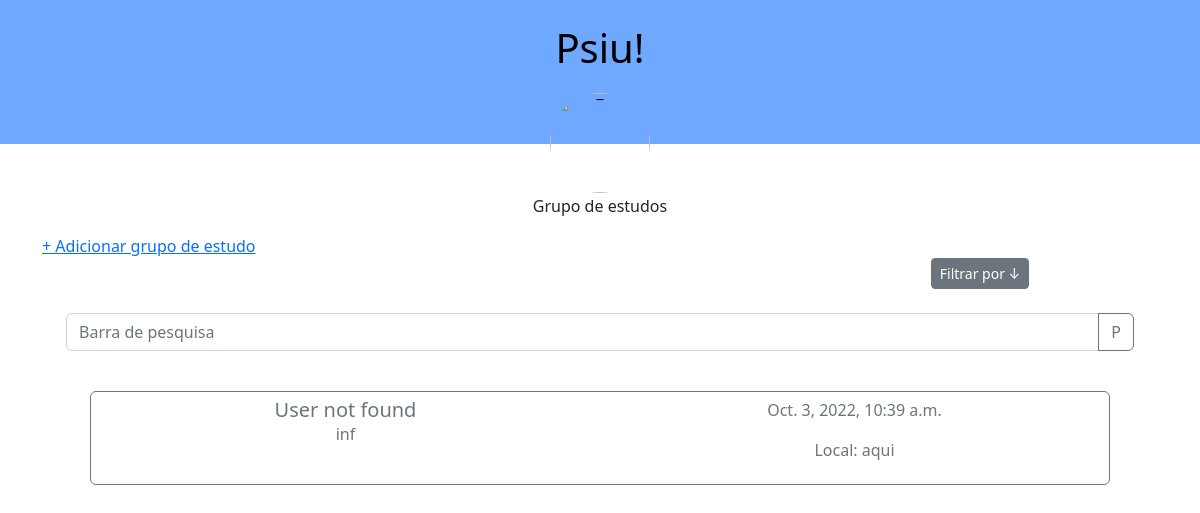
The page /psiu/grupo_estudos/ on the database as committed earlier.
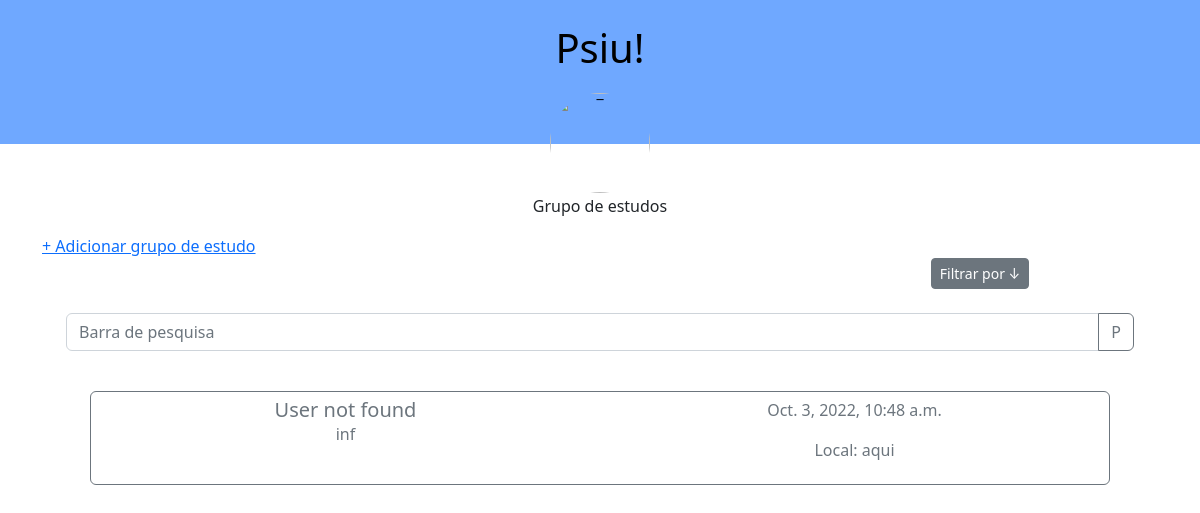
The same page on the database as committed later.
### psiu/models.py (models this page shows, shortened)
class Estudos(models.Model):
  criador = models.ForeignKey(User, on_delete=models.CASCADE,default=1)
  materia = models.CharField(max_length=10)
  local = models.CharField(max_length=30,blank=True)
  dataHora = models.DateTimeField(auto_now_add=False)
  vagas = models.IntegerField(blank=True, default=-1)
  adicionais = models.CharField(max_length=254, default='',blank=True)

### psiu/views.py (the view)
# urls.py: path('grupo_estudos/', views.grupo_estudos, name='grupo_estudos'),
def grupo_estudos(request):
    grupo_de_estudos = Estudos.objects.all().values() #to update with filters
    fitro_form = estudosFilter()
    if request.method == "GET":
        for grupo in grupo_de_estudos:
            if 'criador' in grupo and grupo['criador']!="NULL":
                name = Perfil.objects.get(pk=grupo['criador'])
                if name:
                    grupo['nomeUser'] = name
                continue
            grupo['nomeUser'] = "User not found"
    elif request.method == "POST":
        grupo_de_estudos = filtrar_estudos(request,grupo_de_estudos)
    return render(request, 'psiu/estudos.html',{'title':'Grupo de estudos','grupo_estudos':grupo_de_estudos,'fitro_form':fitro_form})

### psiu/forms.py
class estudosFilter(forms.ModelForm):
    class Meta:
        model = Estudos
        fields = ('materia', 'local', 'dataHora', 'vagas', 'adicionais')
    def __init__(self, *args, **kwargs):
        super().__init__(*args, **kwargs)
        self.fields['materia'].widget.attrs.update({"class": "form-control"})
        self.fields['local'].widget.attrs.update({"class": "form-control"})
        self.fields['dataHora'].widget.attrs.update({"class": "form-control"})
        self.fields['vagas'].widget.attrs.update({"class": "form-control"})
        self.fields['adicionais'].widget.attrs.update({"class": "form-control"})

### templates/psiu/estudos.html (shortened to what this page needs)
{% extends 'base.html' %}
{% block image-page %}
    <img src="https://media.discordapp.net/attachments/1004623388758777966/1019419539966013521/unknown.png" class="mx-auto d-block rounded-circle position-absolute top-100 start-50 translate-middle" height="100" width="100" style="margin-top:23px">
{% endblock %}
{% block content %}
<a href="{% url 'psiu:criar_estudos' %}">+ Adicionar grupo de estudo</a>
<!doctype html>
<html lang = "pt-br">
<div class = "text-center" style = "color: rgba(0,0,0,1)">
    <div class="row">
        <div class="col">
        </div>
        <div class="col">
        </div>
        <div class="col">
            <button type="button" class="btn btn-secondary btn-sm" data-toggle="modal" data-target="#fitro_form">
                Filtrar por ↓
            </button>
        </div>
    </div>
    <br>
    <div class="row">
        <div class="center">
            <div class="input-group mb-3 ms-4">
                <input type="text" class="form-control" placeholder="Barra de pesquisa" aria-label="Recipient's username" aria-describedby="basic-addon2" width="100">
                <button class="btn btn-outline-secondary me-5" type="button" id="button-addon2">P</button>
              </div>
        </div>
    </div>
</div>
<br>
{% if grupo_estudos %}
    {% for i in grupo_estudos %}
    <div class="row">
        <div class="d-grid gap-2 col">
            <a href="{% url 'psiu:info_estudos' i.id %}" class="btn btn-outline-secondary mb-4 ms-5 me-5" >
                <div class="card-body">
                    <div class="row">
                        <div class="col">
                            <h5 class="card-title">{{i.nomeUser}}</h5>
                            <p class="card-text">{{i.materia}}</p>
                        </div>
                        <div class="col">
                            <p class="card-text">{{i.dataHora}}</p>
                            <p class="card-text-center">Local: {{i.local}}</p>
                        </div>
                    </div>
                </div>
            </a>
        </div>
        <br>
    </div>
    {% endfor %}
{% else %}
    Nao foram encontrados grupos de estudos
{% endif  %}
{% endblock  %}

Rows that differ between the two databases and show on the page:
changed Estudos "inf": dataHora "Oct. 3, 2022, 10:39 a.m." → "Oct. 3, 2022, 10:48 a.m."
